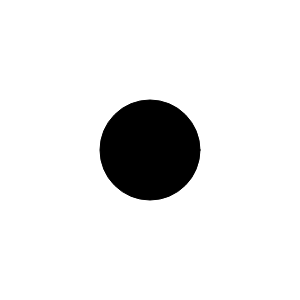
Frame 1 (no input)
Frame 60 (no input): identical to frame 1, image omitted
Frame 120 (the mouse pressed at the canvas centre since frame 60): identical to frame 1, image omitted

The p5.js sketch that drew this single still picture (run headless with seeded random() and noise() and a simulated clock; from frame 60 on, the mouse is pressed at the canvas centre):

// p5.js sketch
// ── sketch.js
let value = 0; 
  //boolean true/false 0 or 1
let purpOn = false;

  function setup() { 
    createCanvas(300, 300);
  } 

  function draw() { 
    background(255-value); 
    fill(value); 
    ellipse(width/2, height/2, 100, 100);       
    
    if (mouseIsPressed && purpOn) {  // tests true or false
      console.log("show that purple");
      fill(255,0,255);
      let r = random(100,width-10);
      ellipse(width/2, height/2, r, r);
    }
  } 

  function keyPressed() { 
      console.log(key);
      //pipes == or
      //pipes r ||
    if ( key == 'b' || key == 'B' ) {
      // example of toggle logic 
      if (value == 0) { 
        value = 255;
      } else { 
        value = 0;
      }
        //creates 2 val that u bounce back and forth every time u return to them
    }

    if (  (key == 'p' || key == 'P') ) {
      purpOn = true;    
    }

    if (  (key == 'x' || key == 'X' || key == " ") ) {
      purpOn = false;    
      }
        //turns off the purpple from pressing p/P
    }
